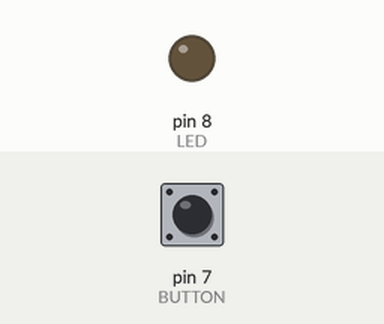
The sketch below on a simulated Arduino Uno, built with avr-gcc and run on an emulated ATmega328P. Shown: output pins drawn as LEDs (lit = HIGH). Dashed ring = blinking. The inputs (shaded band) are chosen by the test bench; at power-on: pin 7 (BUTTON) LOW.

Above: at 1.2 s.
1.3 s: pin 7 (BUTTON) pulled HIGH for 1 s
At 1.55 s:
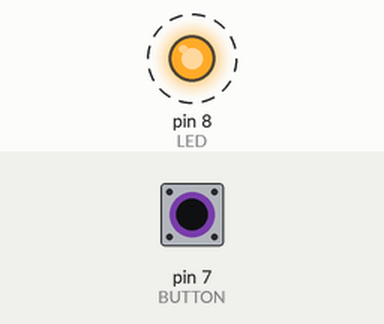
4.3 s: pin 7 (BUTTON) pulled HIGH for 3.2 s
At 8.7 s:
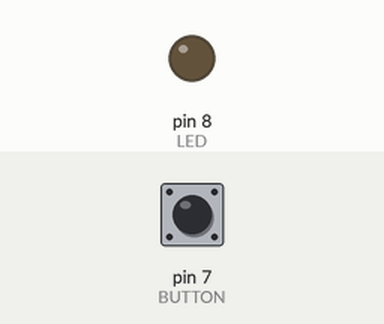
Timing chart, 0 to 10.2 s (numbered marks = the images above; inputs shaded):
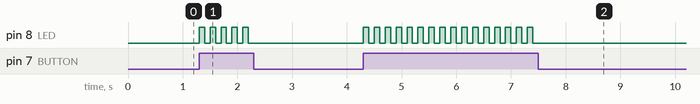

The sketch:

led_and_push_button.ino
```cpp
unsigned const LED = 8;
unsigned const BUTTON = 7;
unsigned int bState = 0;

void setup()
{
  pinMode(BUTTON, INPUT);
  pinMode(LED, OUTPUT);
}

void loop()
{
  if(digitalRead(BUTTON) == 1) {
    digitalWrite(LED, HIGH);
    bState += 1;
    if(bState % 2 == 0){
      digitalWrite(LED, LOW);
      bState = 0;
    }
    delay(100);
  }

}
```

Measured:
- after the input at 1.3 s, pin 8 (LED): alternates HIGH for 0.10 s and LOW for 0.10 s, 10 changes in all, then stays LOW, starting at once
- after the input at 4.3 s, pin 8 (LED): alternates HIGH for 0.10 s and LOW for 0.10 s, 32 changes in all, then stays LOW, starting at once
